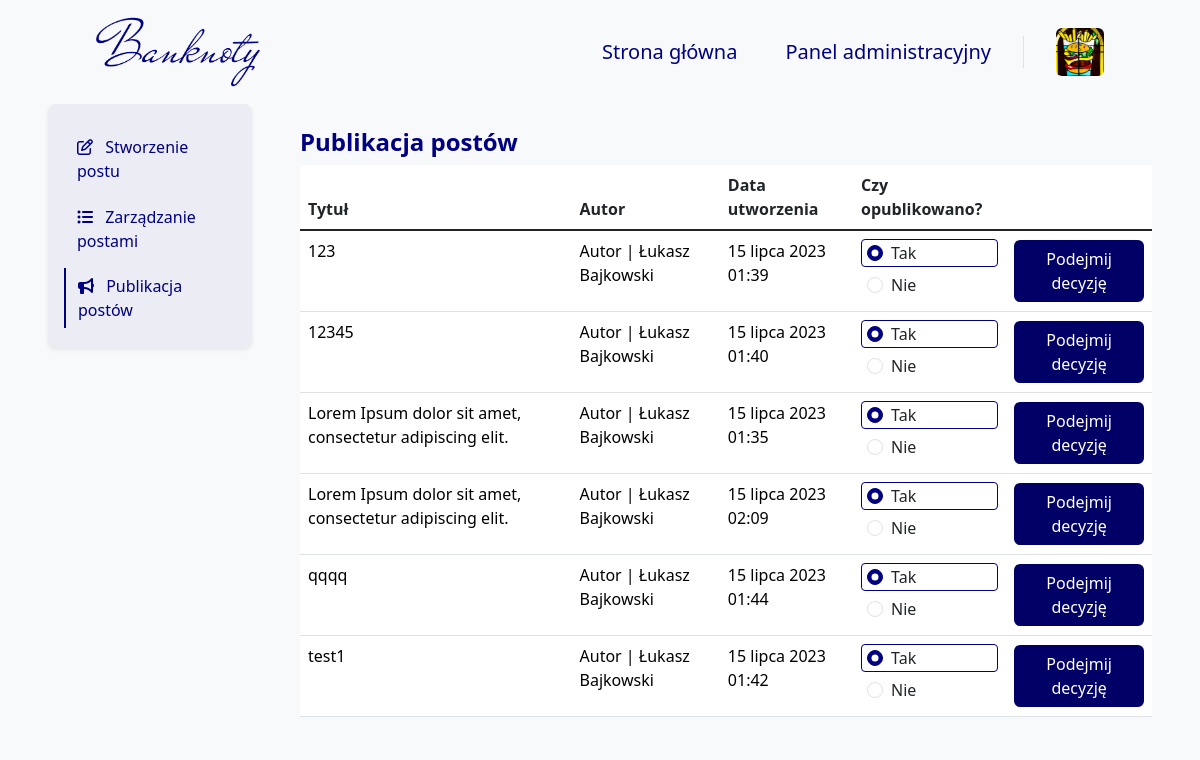
Screenshot of /article/publication/ (signed in) with the database file from the repository.
### blog/models.py (models this page shows, shortened)
class Author(models.Model):
    user = models.OneToOneField(User, on_delete=models.CASCADE, verbose_name="Użytkownik")
    bio = models.TextField(
        validators=[validate_bio],
        verbose_name="O autorze", help_text="Krótka informacja o autorze, maksymalnie 512 znaków.")
    profile_pic = models.ImageField(
        null=False, blank=False,
        upload_to="images/profile/",
        verbose_name="Zdjęcie profilowe")
    author_quote = models.TextField(null=False,
                                    blank=False,
                                    validators=[validate_author_quote],
                                    verbose_name='Cytat autora',
                                    help_text="Krótkie motto autora, maksymalnie 128 znaków.")
    author_function = models.TextField(null=False,
                                       blank=False,
                                       validators=[validate_author_function],
                                       verbose_name='Stanowisko autora',
                                       help_text="Nazwa funkcji jaką pełni autor.")
    author_url = models.URLField(null=True, blank=True, verbose_name="URL do strony użytkowanika")
    pinterest_url = models.URLField(
        validators=[validate_pinterest],
        null=True, blank=True, verbose_name="URL do Pinteresta")
    facebook_url = models.URLField(
        validators=[validate_facebook],
        null=True, blank=True, verbose_name="URL do Facebooka")
    twitter_url = models.URLField(
        validators=[validate_twitter],
        null=True, blank=True, verbose_name="URL do Twittera")
    instagram_url = models.URLField(
        validators=[validate_instagram],
        null=True, blank=True, verbose_name="URL do Instagrama")
    def __str__(self):
        if str(self.user.first_name) and str(self.user.last_name):
            return "Autor | " + str(self.user.first_name) + " " + str(self.user.last_name)
        else:
            return "Autor | " + str(self.user).capitalize()
    def is_profile_pic(self):
        if self.profile_pic:
            return True
        else:
            return False
    is_profile_pic.boolean = True
    is_profile_pic.short_description = 'Profile picture'
    def is_author_url(self):
        if self.author_url:
            return True
        else:
            return False
    is_author_url.boolean = True
    is_author_url.short_description = 'Author page'
    def is_pinterest_url(self):
        if self.pinterest_url:
            return True
        else:
            return False
    is_pinterest_url.boolean = True
    is_pinterest_url.short_description = 'Pinterest page'
    def is_twitter_url(self):
        if self.twitter_url:
            return True
        else:
            return False
    is_twitter_url.boolean = True
    is_twitter_url.short_description = 'Twitter page'
    def is_facebook_url(self):
        if self.facebook_url:
            return True
        else:
            return False
    is_facebook_url.boolean = True
    is_facebook_url.short_description = 'Facebook page'
    def is_instagram_url(self):
        if self.instagram_url:
            return True
        else:
            return False
    is_instagram_url.boolean = True
    is_instagram_url.short_description = 'Instagram page'

class Blog(models.Model):
    title = models.TextField(validators=[validate_title], verbose_name="Tytuł")
    content = RichTextField(verbose_name="Treść")
    introduction = models.TextField(validators=[validate_introduction], verbose_name="Wstęp", null=True)
    background = models.ImageField(
        null=False,
        blank=False,
        upload_to="images/post/",
        verbose_name="Tło wpisu")
    date_posted = models.DateTimeField(auto_now_add=True, verbose_name="Data publikacji")
    date_edited = models.DateTimeField(auto_now=True, verbose_name="Data ostatniej edycji")
    author = models.ForeignKey(Author, on_delete=models.CASCADE, verbose_name="Autor")
    favorite = models.BooleanField(null=False, blank=False, default=False, verbose_name='Czy wyróżnić post?')
    category = models.ManyToManyField(Category, max_length=256, blank=False, verbose_name="Kategorie",
                                      help_text="Wyświetlą się maksymalnie trzy kategorie")
    publiction_status = models.BooleanField(null=False, blank=False, default=False, verbose_name="Czy opublikować post?")
    def is_backgroud(self):
        if self.background:
            return True
        else:
            return False
    is_backgroud.boolean = True
    is_backgroud.short_description = 'Background picture'
    def is_publiction_status(self):
        if self.publiction_status:
            return True
        else:
            return False
    is_publiction_status.boolean = True
    is_publiction_status.short_description = 'Publication status'

### blog/views_admin/content/post/post_views.py (the view)
# urls.py: path('article/publication/', post_publication_admin_panel_view, name='post_publication_admin_panel'),
@superuser_required
def post_publication_admin_panel_view(request):
    if request.method == 'POST':
        blog_id = request.POST.get('blog_id')
        publiction_status = request.POST.get('publiction_status')
        blog = Blog.objects.get(pk=blog_id)
        blog.publiction_status = (publiction_status == 'approve')
        blog.save()
    post = Blog.objects.all().order_by('title')
    context = get_paginated_context(request, post, 10)
    return render(
        request,
        'AdminTemplates/Content/Post/PostPublicationAdmin.html',
        context
    )

### blog/views.py (called while the page is built)
def get_paginated_context(request, queryset, items_per_page=10):
    paginator = Paginator(queryset, items_per_page)
    page_number = request.GET.get('page')
    page_obj = paginator.get_page(page_number)
    context = {
        'page_obj': page_obj,
    }
    return context

### templates/AdminTemplates/Content/Post/PostPublicationAdmin.html (shortened to what this page needs)
{% extends 'base.html' %}
{% block navbar %}
    {% include 'Navbar/NavbarAdmin.html' %}
{% endblock %}
{% block content %}
    <div class="container-fluid">
        <div class="row">
            <div class="col-12 col-lg-3 px-5 px-lg-5 mx-auto bg-body-tertiary">
                {% include 'AdminTemplates/Content/Post/Elements/Navigation.html' %}
            </div>
            <div class="col-12 col-lg-9 px-5 px-lg-0 pe-lg-5 pt-4 pt-lg-3 mx-auto bg-body-tertiary mt-2">
                <h4 class="mb-0 pb-2 fw-bold text-navy">
                    Publikacja postów
                </h4>
                {% include 'AdminTemplates/Content/Post/Elements/Table/PostPublication.html' %}
            </div>
        </div>
    </div>
{% endblock %}

### templates/Navbar/Elements/DropdownUserSmallScreen.html
<a class="ms-4 nav-user" role="button" data-bs-toggle="dropdown" data-bs-auto-close="outside"
   aria-expanded="false">
    {% if user.author %}
        <img class="card-photo rounded nav-user-img" src="{{ user.author.profile_pic.url }}" alt="">
    {% else %}
        <img class="card-photo rounded nav-user-img" src="{{ user.user.profile_pic.url }}" alt="">
    {% endif %}
</a>

### templates/AdminTemplates/Content/Post/Elements/Table/PostPublication.html
<div class="table-responsive">
    <table class="table table-hover">
        <thead>
        <tr>
            <th scope="col">Tytuł</th>
            <th scope="col">Autor</th>
            <th scope="col">Data utworzenia</th>
            <th scope="col">Czy opublikowano?</th>
            <th scope="col"></th>
        </tr>
        </thead>
        <tbody class="table-group-divider">
        {% for blog in page_obj %}
            <tr>
                <td>
                    <a class="admin_panel_link" href="{% url 'post_detail_admin_panel' blog.pk %}">
                        {{ blog.title }}
                    </a>
                </td>
                <td>
                    <a class="admin_panel_link" href="{% url 'post_detail_admin_panel' blog.pk %}">
                        {{ blog.author }}
                    </a>
                </td>
                <td>
                    <a class="admin_panel_link" href="{% url 'post_detail_admin_panel' blog.pk %}">
                        {{ blog.date_posted }}
                    </a>
                </td>
                {% include 'AdminTemplates/Content/Post/Elements/Forms/PostPublication.html' %}
            </tr>
        {% endfor %}
        </tbody>
    </table>
</div>

### templates/AdminTemplates/Content/Post/Elements/Forms/PostPublication.html (shortened to what this page needs)
<form method="POST" action="{% url 'post_publication_admin_panel' %}">
    <td>
        <div class="form-check form-border admin-panel-post-publication">
            <input type="radio" name="publication_status" value="approve" class="form-check-input"
                   {% if blog.publiction_status %}checked{% endif %}>
            <label>
                Tak
            </label>
        </div>
        <div class="form-check form-border admin-panel-post-publication">
            <input type="radio" name="publication_status" value="reject" class="form-check-input"
                   {% if not blog.publiction_status %}checked{% endif %}>
            <label>
                Nie
            </label>
        </div>
    </td>
    <td class="align-middle">
        <button type="submit" class="btn btn-register rounded px-3">
            Podejmij decyzję
        </button>
    </td>
</form>

### blog/static/css/style.css (style rules this page uses)
.card-photo { aspect-ratio: 1/1 !important; width: 100%; max-height: 400px; object-fit: cover; object-position: center; }
.btn-register, .btn-socialmedia { color: white; background-color: #000066; }
.form-check-input:checked { background-color: navy; border-color: navy; }
.form-border:not(.form-check-input:checked) { margin-bottom: .25rem !important; border: 1px solid rgba(0, 0, 0, 0) !important; }
.form-border:has(.form-check-input:checked) { border-radius: .25rem; border: 1px solid navy !important; padding-top: 1px !important; padding-bottom: 1px !important; padding-left: 29px !important; margin-bottom: .25rem !important; }
::placeholder { color: navy !important; opacity: 1; }
.admin_panel_link:link { text-decoration: none !important; color: black; }

### blog/static/css/Authors.css (style rules this page uses)
.text-navy { color: navy; }

### blog/static/css/Author.css (style rules this page uses)
.text-navy { color: navy; }

### blog/static/css/Admin.css (style rules this page uses)
.admin-panel-post-publication { padding-top: 1px; padding-bottom: 1px; padding-left: 29px; }

### blog/static/css/Navbar.css (style rules this page uses)
.nav-user { line-height: 32px; }
.nav-user-img { height: 48px; width: 48px; }

### rows the page displays
Blog: title "123", author "Autor | Łukasz Bajkowski", date_posted "15 lipca 2023 01:39", publiction_status "☑"
Blog: title "12345", author "Autor | Łukasz Bajkowski", date_posted "15 lipca 2023 01:40", publiction_status "☑"
Blog: title "Lorem Ipsum dolor sit amet, consectetur adipiscing elit.", author "Autor | Łukasz Bajkowski", date_posted "15 lipca 2023 01:35", publiction_status "☑"
Blog: title "Lorem Ipsum dolor sit amet, consectetur adipiscing elit.", author "Autor | Łukasz Bajkowski", date_posted "15 lipca 2023 02:09", publiction_status "☑"
Blog: title "qqqq", author "Autor | Łukasz Bajkowski", date_posted "15 lipca 2023 01:44", publiction_status "☑"
Blog: title "test1", author "Autor | Łukasz Bajkowski", date_posted "15 lipca 2023 01:42", publiction_status "☑"
